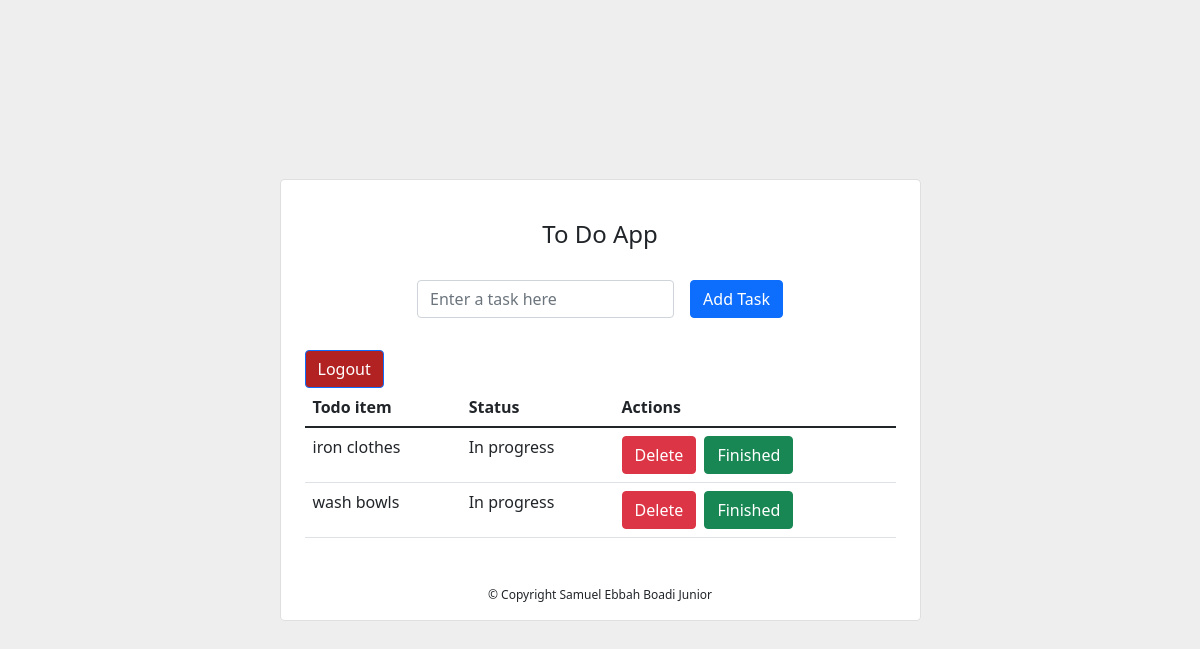
Page / (signed in) on the earlier database version.
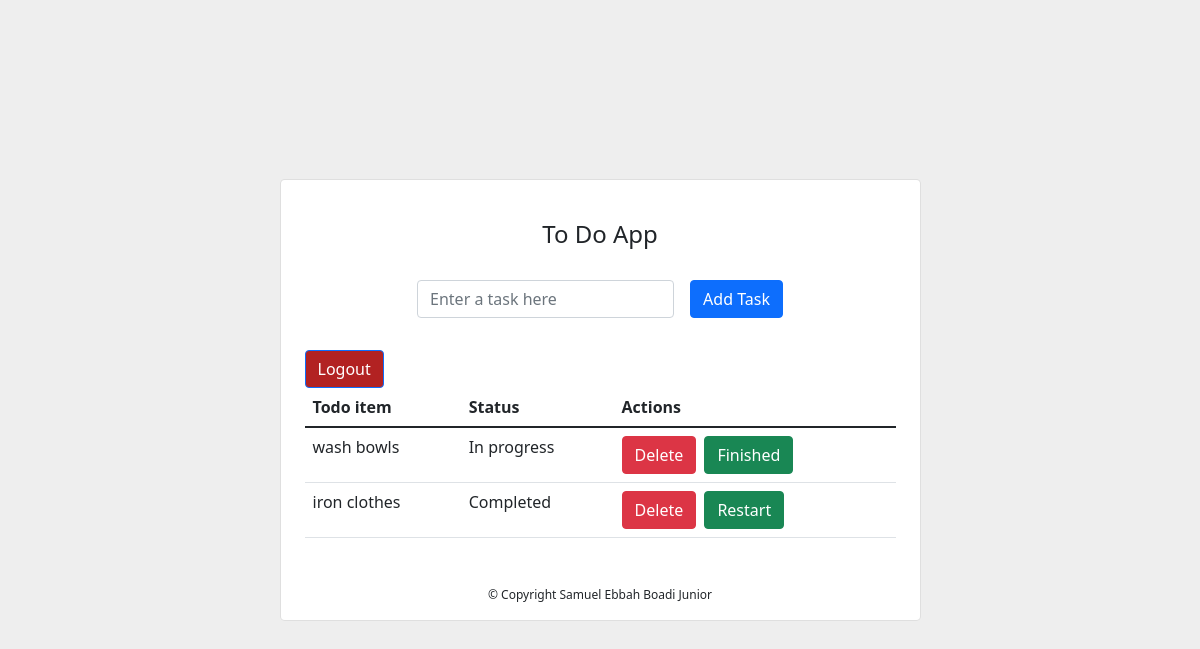
Same page on the later database version.
### base/models.py (models this page shows, shortened)
class task(models.Model):
    user=models.ForeignKey(settings.AUTH_USER_MODEL,on_delete=models.CASCADE,null=True,blank=True)
    title=models.CharField(max_length=50)
    complete=models.BooleanField(default=False)
    created=models.DateTimeField(auto_now_add=True)  #automatically writes the date the instance of the model was created
    class Meta:
        ordering=['complete']

### base/views.py (the view)
# urls.py: path('',views.task_list,name="tasks"),
def task_list(request):
    if request.method=='POST':
        taskname=request.POST['ent_task']
        new_task=task(user=request.user,title=taskname)
        new_task.save()
        return redirect('tasks')
    else:
        context = {'todos': []}
        if request.user.is_authenticated:
            all_todos=task.objects.filter(user=request.user)
            context={'todos':all_todos}
        return render(request,'base/base.html',context)

### templates/base/base.html (shortened to what this page needs)
<head>
</head>
<link rel="stylesheet" href="https://cdn.jsdelivr.net/npm/bootstrap@5.1.3/dist/css/bootstrap.min.css">
<section class="vh-100" style="background-color: #eee;">
    <div class="container py-5 h-100">
      <div class="row d-flex justify-content-center align-items-center h-100">
        <div class="col col-lg-9 col-xl-7">
          <div class="card rounded-3">
            <div class="card-body p-4">
              <h4 class="text-center my-3 pb-3">To Do App</h4>
              <form method="POST" action="#" class="row row-cols-lg-auto g-3 justify-content-center align-items-center mb-4 pb-2">
                <div class="col-12">
                  <div class="form-outline">
                    <input type="text" id="form1" class="form-control" required name="ent_task" placeholder="Enter a task here"/>
                  </div>
                </div>
                <div class="col-12">
                  <button type="submit" class="btn btn-primary">Add Task</button>
                </div>
              </form>
              {% if request.user.is_authenticated %}
              <a href="{% url 'logout' %}"><button style="background: firebrick; color: white;" type="submit" class="btn btn-primary">Logout</button></a>
              {%else%}
              <a href="{% url 'login' %}"><button style="background: firebrick; color: white;" type="submit" class="btn btn-primary">Login</button></a>
              <a href="{% url 'signup' %}"><button style="background: rgb(11, 100, 32); color: white;" type="submit" class="btn btn-primary">Signup</button></a>
              {% endif %}
              <table class="table mb-4">
                <thead>
                  <tr>
                    <th scope="col">Todo item</th>
                    <th scope="col">Status</th>
                    <th scope="col">Actions</th>
                  </tr>
                </thead>
                <tbody>
                  {% for i in todos %}
                  <tr>
                    <td>{{i.title}}</td>
                    {% if i.complete == True %}
                      <td>Completed</td>
                    {% else %}
                      <td>In progress</td>
                    {% endif %}
                    <td>
                      <a href="{% url 'delete' i.title  %}"><button type="submit" class="btn btn-danger" >Delete</button></a>
                      {% if i.complete == False %}
                      <a href="{% url 'completed' i.title  %}"><button type="submit" class="btn btn-success ms-1">Finished</button></a>
                      {% else %}
                      <a href="{% url 'restart' i.title %}"><button type="submit" class="btn btn-success ms-1">Restart  </button></a>
                      {% endif %}
                    </td>
                  </tr>
                  {% endfor %}
                </tbody>
              </table>
            </div>
            <p style='text-align:center; font-size:12px;'>&copy Copyright Samuel Ebbah Boadi Junior</p>
          </div>
        </div>
      </div>
    </div>
  </section>

Differences in the rows shown:
shown differently, row unchanged: task "wash bowls": moves up the list
changed task "iron clothes": complete "In progress Finished" → "Completed Restart"
